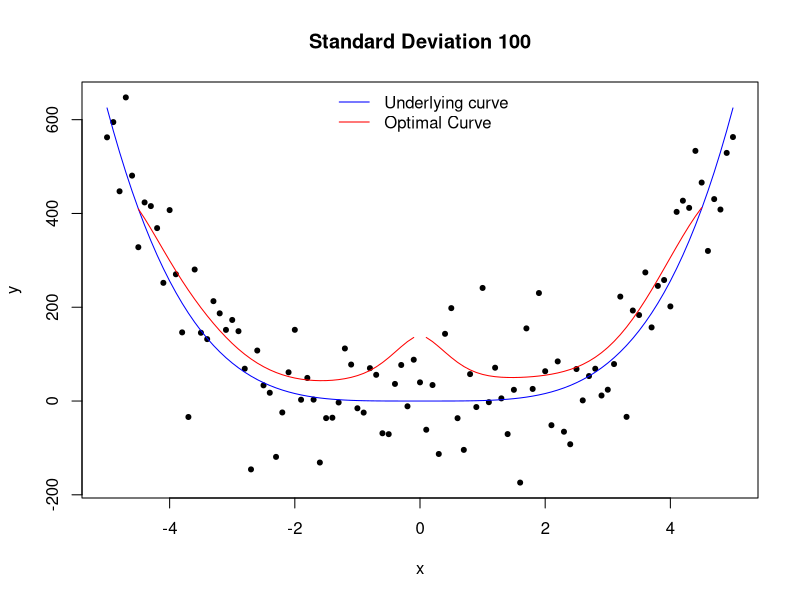
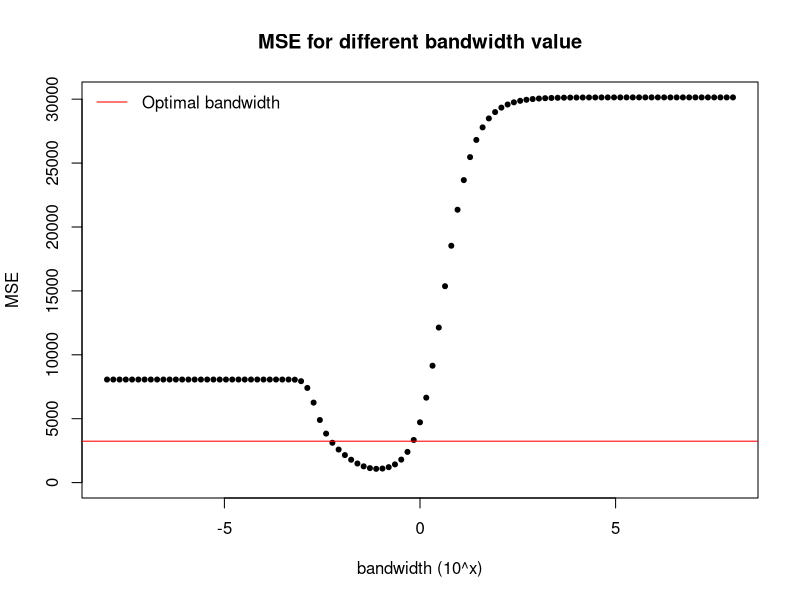
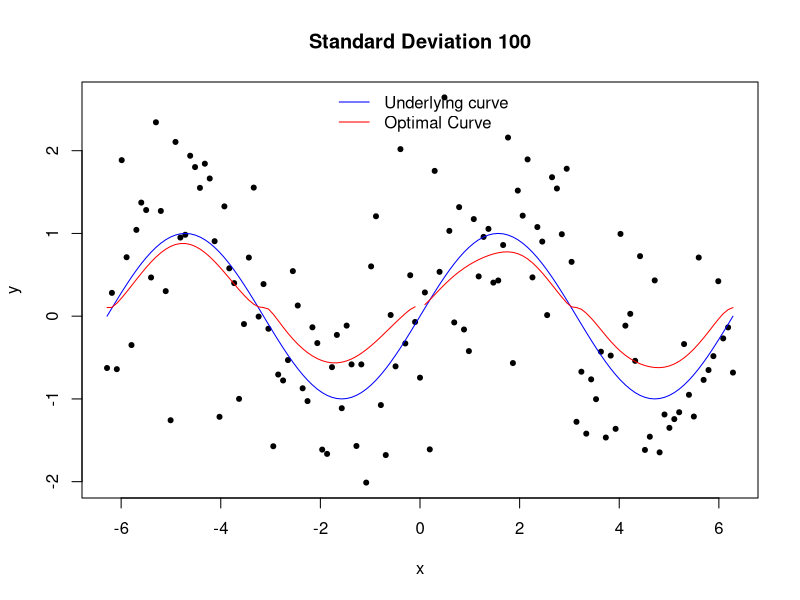
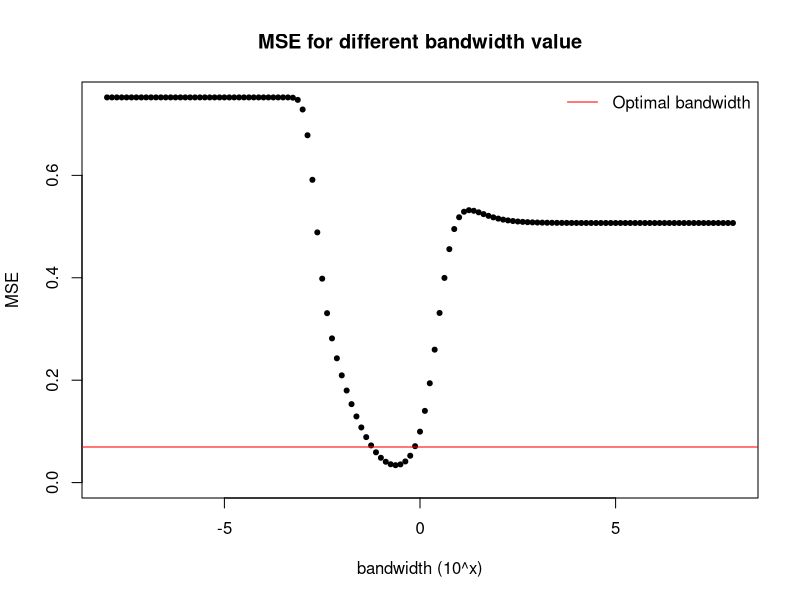

Here is the R script that generated these plots, in order:
#This code deals with the issue of boundary point. 
#Note: this method works well only with seasonal data (aka. the data with sine or cosine curve)

gauss.kernel = function(x, y,ind,b){
  dv = pmin(abs(x[ind] - x), x[length(x)]- x[1] - abs(x[ind] - x))  # circular boundary (pick up the minimum distance)
  k = exp(-(dv^2)/(2*b))*(1/sqrt(2*pi*b))
  yhat = sum(k*y)/sum(k)
  return(yhat)
}

gaussian.smooth = function(x,y,b){
  yhat = vector(length = length(y))
  for(i in 1:length(y)){
    yhat[i] = gauss.kernel(x,y,i,b[i])  # adaptive bandwidth
  }
  return(yhat)
}

################################################################
####################     y = x^4    ############################
################################################################

set.seed(1)
x =  seq(-5,5,0.1) 
u =  x^4 

sd = 100
var = sd^2
y = u + rnorm(length(u),0,sd)
n = length(y)

u2 = 12*x^2  #second derivative of u
b = (var/(2*sqrt(pi)*u2^2))^(2/5) #calculate optimal bandwidth

plot(x,y, main= "Standard Deviation 100",pch = 20)
lines(x, u, col = "blue")
lines(x[-c(1:5,97:101)], gaussian.smooth(x, y, b)[-c(1:5,97:101)], col = "red")  # remvoe the first and last 5 points
legend("top", legend = c("Underlying curve", "Optimal Curve"), col = c("blue", "red"), bty = "n", lty = 1)

SSE = (gaussian.smooth(x,y, b)[-c(1:5,97:101)] - u[-c(1:5,97:101)])^2     # remvoe the first and last 5 points
MSE = mean(SSE, na.rm = T)  # remvoe the NA point (when x=0)

bandw = 10^(seq(-8,8,length.out = 101))
MSE_b = NULL
for (i in 1:length(bandw)) {
  SSE_vec  = (gaussian.smooth(x,y,rep(bandw[i], length(x)) ) - u)^2
  MSE_b[i] = mean(SSE_vec)
}

plot(seq(-8,8,length.out = 101), MSE_b,pch = 20, ylab = "MSE", xlab = "bandwidth (10^x)", ylim = c(0, max(MSE_b)), xlim = c(-8,8), main = "MSE for different bandwidth value" )
abline(h = MSE, col = "red") #MSE of optimal bandwidth
legend("topleft", legend = c("Optimal bandwidth"), col = c("red"), lty = 1,  bty = "n")



################################################################
####################   y = sin(x)   ############################
################################################################


set.seed(1)
x = seq(-2*pi, 2*pi, pi/32)
u =  sin(x)

sd = 1
var = sd^2
y = u + rnorm(length(u),0,sd)
n = length(y)

u2 = -sin(x)   #second derivative of u
b = (var/(2*sqrt(pi)*u2^2))^(2/5) #calculate optimal bandwidth


plot(x,y, main= "Standard Deviation 100", pch = 20)
lines(x, u, col = "blue")
lines(x, gaussian.smooth(x, y, b), col = "red")
legend("top", legend = c("Underlying curve", "Optimal Curve"), bty = 'n', col = c("blue", "red"), lty = 1)

SSE = (gaussian.smooth(x,y, b) - u)^2
MSE = mean(SSE, na.rm = T)

bandw = 10^(seq(-8,8,length.out = 129))
MSE_b = NULL
for (i in 1:length(bandw)) {
  SSE_vec  = (gaussian.smooth(x,y,rep(bandw[i], length(x))) - u)^2
  MSE_b[i] = mean(SSE_vec)
}

plot(seq(-8,8,length.out = 129), MSE_b,pch = 20, ylab = "MSE", xlab = "bandwidth (10^x)", ylim = c(0, max(MSE_b)), xlim = c(-8,8), main = "MSE for different bandwidth value" )
abline(h = MSE, col = "red") #MSE of optimal bandwidth
legend("topright", legend = c("Optimal bandwidth"), col = c("red"), lty = 1,  bty = "n")


